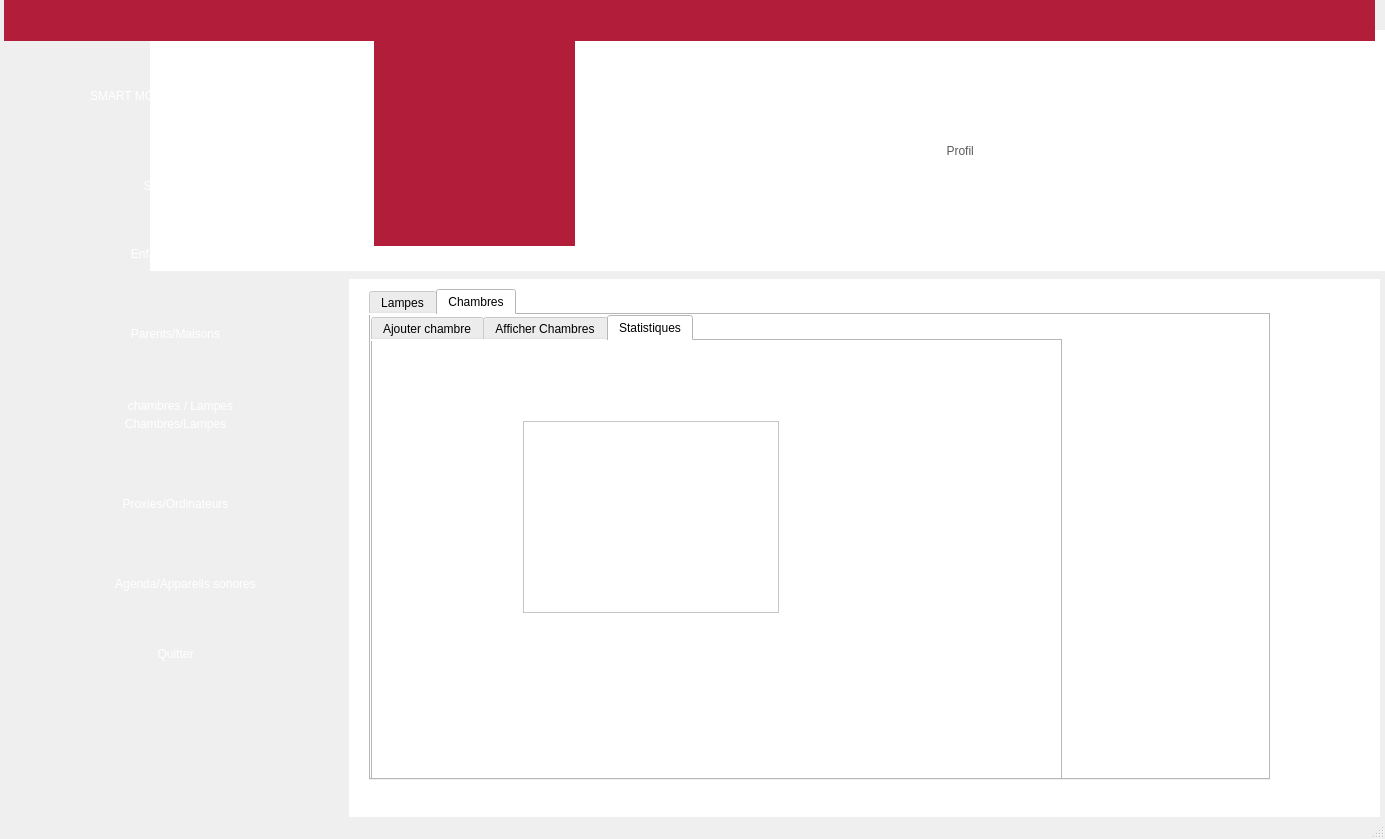
<?xml version="1.0" encoding="UTF-8"?>
<ui version="4.0">
 <class>MainWindow</class>
 <widget class="QMainWindow" name="MainWindow">
  <property name="geometry">
   <rect>
    <x>0</x>
    <y>0</y>
    <width>1385</width>
    <height>839</height>
   </rect>
  </property>
  <property name="windowTitle">
   <string>MainWindow</string>
  </property>
  <property name="styleSheet">
   <string notr="true"/>
  </property>
  <widget class="QWidget" name="centralwidget">
   <widget class="QLabel" name="label_7">
    <property name="geometry">
     <rect>
      <x>90</x>
      <y>70</y>
      <width>151</width>
      <height>51</height>
     </rect>
    </property>
    <property name="styleSheet">
     <string notr="true">font: 11pt &quot;Impact&quot;;
color: rgb(255, 255, 255);</string>
    </property>
    <property name="text">
     <string>SMART MONITORING</string>
    </property>
   </widget>
   <widget class="QPushButton" name="pushButton_10">
    <property name="geometry">
     <rect>
      <x>90</x>
      <y>410</y>
      <width>171</width>
      <height>28</height>
     </rect>
    </property>
    <property name="styleSheet">
     <string notr="true">QPushButton{
    color:white;
	font: 75 10pt &quot;Source Code Pro&quot;;
	font: 87 8pt &quot;Nexa Rust Sans Black 01&quot;;
    background-color:rgb(39, 39,39);
background: transparent;
border-radius:10px;
}
QPushButton:hover
{
color:white;

background:#b20837;
border-radius:10px;
}

QPushButton:focus
{
color:white;

background:#b20837;
border-radius:10px;
}</string>
    </property>
    <property name="text">
     <string>Chambres/Lampes</string>
    </property>
   </widget>
   <widget class="QPushButton" name="pushButton_11">
    <property name="geometry">
     <rect>
      <x>100</x>
      <y>570</y>
      <width>171</width>
      <height>28</height>
     </rect>
    </property>
    <property name="styleSheet">
     <string notr="true">QPushButton{
    color:white;
	font: 75 10pt &quot;Source Code Pro&quot;;
	font: 87 8pt &quot;Nexa Rust Sans Black 01&quot;;
    background-color:rgb(39, 39,39);
background: transparent;
border-radius:10px;
}
QPushButton:hover
{
color:white;

background:#b20837;
border-radius:10px;
}

QPushButton:focus
{
color:white;

background:#b20837;
border-radius:10px;
}</string>
    </property>
    <property name="text">
     <string>Agenda/Appareils sonores</string>
    </property>
   </widget>
   <widget class="QLabel" name="label_5">
    <property name="geometry">
     <rect>
      <x>150</x>
      <y>30</y>
      <width>1401</width>
      <height>241</height>
     </rect>
    </property>
    <property name="styleSheet">
     <string notr="true">background-color: rgb(255, 255, 255);</string>
    </property>
    <property name="text">
     <string/>
    </property>
   </widget>
   <widget class="QLabel" name="label_8">
    <property name="geometry">
     <rect>
      <x>270</x>
      <y>65</y>
      <width>55</width>
      <height>51</height>
     </rect>
    </property>
    <property name="styleSheet">
     <string notr="true">border-image: url(:/new/prefix1/img/154067405_1632533030284127_9027939143200895570_n.png);</string>
    </property>
    <property name="text">
     <string/>
    </property>
   </widget>
   <widget class="QPushButton" name="pushButton_12">
    <property name="geometry">
     <rect>
      <x>90</x>
      <y>320</y>
      <width>171</width>
      <height>28</height>
     </rect>
    </property>
    <property name="styleSheet">
     <string notr="true">QPushButton{
    color:white;
	font: 75 10pt &quot;Source Code Pro&quot;;
	font: 87 8pt &quot;Nexa Rust Sans Black 01&quot;;
    background-color:rgb(39, 39,39);
background: transparent;
border-radius:10px;
}
QPushButton:hover
{
color:white;

background:#b20837;
border-radius:10px;
}

QPushButton:focus
{
color:white;

background:#b20837;
border-radius:10px;
}</string>
    </property>
    <property name="text">
     <string>Parents/Maisons</string>
    </property>
   </widget>
   <widget class="QPushButton" name="pushButton_13">
    <property name="geometry">
     <rect>
      <x>90</x>
      <y>240</y>
      <width>171</width>
      <height>28</height>
     </rect>
    </property>
    <property name="styleSheet">
     <string notr="true">QPushButton{
    color:white;
	font: 75 10pt &quot;Source Code Pro&quot;;
	font: 87 8pt &quot;Nexa Rust Sans Black 01&quot;;
    background-color:rgb(39, 39,39);
background: transparent;
border-radius:10px;
}
QPushButton:hover
{
color:white;

background:#b20837;
border-radius:10px;
}

QPushButton:focus
{
color:white;

background:#b20837;
border-radius:10px;
}</string>
    </property>
    <property name="text">
     <string>Enfants/Gadgets</string>
    </property>
   </widget>
   <widget class="QLabel" name="label_9">
    <property name="geometry">
     <rect>
      <x>4</x>
      <y>0</y>
      <width>1371</width>
      <height>41</height>
     </rect>
    </property>
    <property name="styleSheet">
     <string notr="true">background-color: rgb(178, 30, 58);</string>
    </property>
    <property name="text">
     <string/>
    </property>
   </widget>
   <widget class="QPushButton" name="btn_superviseur">
    <property name="geometry">
     <rect>
      <x>50</x>
      <y>170</y>
      <width>251</width>
      <height>31</height>
     </rect>
    </property>
    <property name="styleSheet">
     <string notr="true">
QPushButton{
    color:white;
	font: 75 10pt &quot;Source Code Pro&quot;;
	font: 87 8pt &quot;Nexa Rust Sans Black 01&quot;;
    background-color:rgb(39, 39,39);
background: transparent;
border-radius:10px;
}
QPushButton:hover
{
color:white;

background:#b20837;
border-radius:10px;
}

QPushButton:focus
{
color:white;

background:#b20837;
border-radius:10px;
}
</string>
    </property>
    <property name="text">
     <string>Superviseur</string>
    </property>
   </widget>
   <widget class="QPushButton" name="pushButton_14">
    <property name="geometry">
     <rect>
      <x>110</x>
      <y>640</y>
      <width>131</width>
      <height>28</height>
     </rect>
    </property>
    <property name="styleSheet">
     <string notr="true">QPushButton{
    color:white;
	font: 75 10pt &quot;Source Code Pro&quot;;
	font: 87 8pt &quot;Nexa Rust Sans Black 01&quot;;
    background-color:rgb(39, 39,39);
background: transparent;
border-radius:10px;
}
QPushButton:hover
{
color:white;

background:#b20837;
border-radius:10px;
}

QPushButton:focus
{
color:white;

background:#b20837;
border-radius:10px;
}</string>
    </property>
    <property name="text">
     <string>Quitter</string>
    </property>
   </widget>
   <widget class="QPushButton" name="pushButton_15">
    <property name="geometry">
     <rect>
      <x>90</x>
      <y>490</y>
      <width>171</width>
      <height>28</height>
     </rect>
    </property>
    <property name="styleSheet">
     <string notr="true">QPushButton{
    color:white;
	font: 75 10pt &quot;Source Code Pro&quot;;
	font: 87 8pt &quot;Nexa Rust Sans Black 01&quot;;
    background-color:rgb(39, 39,39);
background: transparent;
border-radius:10px;
}
QPushButton:hover
{
color:white;

background:#b20837;
border-radius:10px;
}

QPushButton:focus
{
color:white;

background:#b20837;
border-radius:10px;
}</string>
    </property>
    <property name="text">
     <string>Proxies/Ordinateurs</string>
    </property>
   </widget>
   <widget class="QLabel" name="label_10">
    <property name="geometry">
     <rect>
      <x>374</x>
      <y>5</y>
      <width>201</width>
      <height>241</height>
     </rect>
    </property>
    <property name="styleSheet">
     <string notr="true">background-color: rgb(178, 30, 58);</string>
    </property>
    <property name="text">
     <string/>
    </property>
   </widget>
   <widget class="QStackedWidget" name="stackedWidget_2">
    <property name="geometry">
     <rect>
      <x>349</x>
      <y>279</y>
      <width>1031</width>
      <height>551</height>
     </rect>
    </property>
    <property name="styleSheet">
     <string notr="true">background-color: rgb(255, 255, 255);
</string>
    </property>
    <property name="currentIndex">
     <number>1</number>
    </property>
    <widget class="QWidget" name="page_5">
     <widget class="QGroupBox" name="groupBox_4">
      <property name="geometry">
       <rect>
        <x>0</x>
        <y>20</y>
        <width>1031</width>
        <height>481</height>
       </rect>
      </property>
      <property name="styleSheet">
       <string notr="true">background-color: rgb(240, 240, 240);</string>
      </property>
      <property name="title">
       <string/>
      </property>
      <widget class="QLabel" name="label_19">
       <property name="geometry">
        <rect>
         <x>30</x>
         <y>20</y>
         <width>101</width>
         <height>20</height>
        </rect>
       </property>
       <property name="styleSheet">
        <string notr="true">font: 87 10pt &quot;Nexa Rust Sans Black 01&quot;;</string>
       </property>
       <property name="text">
        <string>Mon Profil:</string>
       </property>
      </widget>
      <widget class="QLabel" name="label_20">
       <property name="geometry">
        <rect>
         <x>30</x>
         <y>110</y>
         <width>55</width>
         <height>16</height>
        </rect>
       </property>
       <property name="styleSheet">
        <string notr="true">font: 10pt &quot;MS Shell Dlg 2&quot;;</string>
       </property>
       <property name="text">
        <string>Nom:</string>
       </property>
      </widget>
      <widget class="QLineEdit" name="lineEdit_9">
       <property name="geometry">
        <rect>
         <x>20</x>
         <y>160</y>
         <width>201</width>
         <height>31</height>
        </rect>
       </property>
      </widget>
      <widget class="QLabel" name="label_21">
       <property name="geometry">
        <rect>
         <x>30</x>
         <y>230</y>
         <width>71</width>
         <height>16</height>
        </rect>
       </property>
       <property name="styleSheet">
        <string notr="true">font: 10pt &quot;MS Shell Dlg 2&quot;;</string>
       </property>
       <property name="text">
        <string>Prénom:</string>
       </property>
      </widget>
      <widget class="QLineEdit" name="lineEdit_10">
       <property name="geometry">
        <rect>
         <x>20</x>
         <y>280</y>
         <width>201</width>
         <height>31</height>
        </rect>
       </property>
      </widget>
      <widget class="QLabel" name="label_22">
       <property name="geometry">
        <rect>
         <x>330</x>
         <y>110</y>
         <width>55</width>
         <height>16</height>
        </rect>
       </property>
       <property name="styleSheet">
        <string notr="true">font: 10pt &quot;MS Shell Dlg 2&quot;;</string>
       </property>
       <property name="text">
        <string>Sexe:</string>
       </property>
      </widget>
      <widget class="QLabel" name="label_23">
       <property name="geometry">
        <rect>
         <x>340</x>
         <y>230</y>
         <width>55</width>
         <height>21</height>
        </rect>
       </property>
       <property name="styleSheet">
        <string notr="true">font: 10pt &quot;MS Shell Dlg 2&quot;;</string>
       </property>
       <property name="text">
        <string>Age:</string>
       </property>
      </widget>
      <widget class="QLineEdit" name="lineEdit_11">
       <property name="geometry">
        <rect>
         <x>320</x>
         <y>160</y>
         <width>201</width>
         <height>31</height>
        </rect>
       </property>
      </widget>
      <widget class="QLineEdit" name="lineEdit_12">
       <property name="geometry">
        <rect>
         <x>330</x>
         <y>280</y>
         <width>201</width>
         <height>31</height>
        </rect>
       </property>
      </widget>
      <widget class="QLabel" name="label_24">
       <property name="geometry">
        <rect>
         <x>630</x>
         <y>110</y>
         <width>111</width>
         <height>16</height>
        </rect>
       </property>
       <property name="styleSheet">
        <string notr="true">font: 10pt &quot;MS Shell Dlg 2&quot;;</string>
       </property>
       <property name="text">
        <string>Adresse mail:</string>
       </property>
      </widget>
      <widget class="QLabel" name="label_25">
       <property name="geometry">
        <rect>
         <x>630</x>
         <y>230</y>
         <width>111</width>
         <height>16</height>
        </rect>
       </property>
       <property name="styleSheet">
        <string notr="true">font: 10pt &quot;MS Shell Dlg 2&quot;;</string>
       </property>
       <property name="text">
        <string>Mot de passe:</string>
       </property>
      </widget>
      <widget class="QLineEdit" name="lineEdit_13">
       <property name="geometry">
        <rect>
         <x>610</x>
         <y>160</y>
         <width>201</width>
         <height>31</height>
        </rect>
       </property>
      </widget>
      <widget class="QLineEdit" name="lineEdit_14">
       <property name="geometry">
        <rect>
         <x>620</x>
         <y>280</y>
         <width>201</width>
         <height>31</height>
        </rect>
       </property>
      </widget>
      <widget class="QPushButton" name="pushButton_17">
       <property name="geometry">
        <rect>
         <x>910</x>
         <y>387</y>
         <width>93</width>
         <height>41</height>
        </rect>
       </property>
       <property name="styleSheet">
        <string notr="true">QPushButton{
    color:white;
	font: 75 10pt &quot;Source Code Pro&quot;;
	font: 87 8pt &quot;Nexa Rust Sans Black 01&quot;;
    background-color:rgb(39, 39,39);
background: rgb(51, 50, 50);
border-radius:10px;
}
QPushButton:hover
{
color:white;

background:#b20837;
border-radius:10px;
}</string>
       </property>
       <property name="text">
        <string>Sauvegarder</string>
       </property>
      </widget>
     </widget>
    </widget>
    <widget class="QWidget" name="page_6">
     <widget class="QStackedWidget" name="stackedWidget_3">
      <property name="geometry">
       <rect>
        <x>150</x>
        <y>-30</y>
        <width>711</width>
        <height>371</height>
       </rect>
      </property>
      <property name="currentIndex">
       <number>1</number>
      </property>
      <widget class="QWidget" name="page_9"/>
      <widget class="QWidget" name="page_10"/>
     </widget>
     <widget class="QTabWidget" name="tabWidget_2">
      <property name="geometry">
       <rect>
        <x>20</x>
        <y>10</y>
        <width>901</width>
        <height>491</height>
       </rect>
      </property>
      <property name="currentIndex">
       <number>1</number>
      </property>
      <widget class="QWidget" name="tab_3">
       <attribute name="title">
        <string>Lampes</string>
       </attribute>
       <widget class="QTabWidget" name="tabWidget_3">
        <property name="geometry">
         <rect>
          <x>0</x>
          <y>0</y>
          <width>751</width>
          <height>501</height>
         </rect>
        </property>
        <property name="currentIndex">
         <number>0</number>
        </property>
        <widget class="QWidget" name="tab_6">
         <attribute name="title">
          <string>Ajouter lampe</string>
         </attribute>
         <widget class="QGroupBox" name="groupBox_2">
          <property name="geometry">
           <rect>
            <x>40</x>
            <y>30</y>
            <width>581</width>
            <height>321</height>
           </rect>
          </property>
          <property name="title">
           <string>Ajout:</string>
          </property>
          <widget class="QLabel" name="label_4">
           <property name="geometry">
            <rect>
             <x>30</x>
             <y>60</y>
             <width>55</width>
             <height>16</height>
            </rect>
           </property>
           <property name="text">
            <string>ID:</string>
           </property>
          </widget>
          <widget class="QLabel" name="label_6">
           <property name="geometry">
            <rect>
             <x>30</x>
             <y>110</y>
             <width>55</width>
             <height>16</height>
            </rect>
           </property>
           <property name="text">
            <string>Etat:</string>
           </property>
          </widget>
          <widget class="QLineEdit" name="line_num_2">
           <property name="geometry">
            <rect>
             <x>130</x>
             <y>60</y>
             <width>113</width>
             <height>22</height>
            </rect>
           </property>
           <property name="text">
            <string>00</string>
           </property>
          </widget>
          <widget class="QPushButton" name="btn_ajout_2">
           <property name="geometry">
            <rect>
             <x>450</x>
             <y>260</y>
             <width>93</width>
             <height>28</height>
            </rect>
           </property>
           <property name="text">
            <string>Ajouter</string>
           </property>
          </widget>
          <widget class="QPushButton" name="pushButton_5">
           <property name="geometry">
            <rect>
             <x>450</x>
             <y>220</y>
             <width>93</width>
             <height>28</height>
            </rect>
           </property>
           <property name="text">
            <string>Modifier</string>
           </property>
          </widget>
          <widget class="QComboBox" name="comboBox_3">
           <property name="geometry">
            <rect>
             <x>142</x>
             <y>100</y>
             <width>71</width>
             <height>22</height>
            </rect>
           </property>
           <item>
            <property name="text">
             <string>1</string>
            </property>
           </item>
           <item>
            <property name="text">
             <string>0</string>
            </property>
           </item>
          </widget>
         </widget>
        </widget>
        <widget class="QWidget" name="tab_7">
         <attribute name="title">
          <string>Afficher lampe</string>
         </attribute>
         <widget class="QTableView" name="tab_lampe">
          <property name="geometry">
           <rect>
            <x>100</x>
            <y>110</y>
            <width>451</width>
            <height>311</height>
           </rect>
          </property>
         </widget>
         <widget class="QLineEdit" name="lineEdit_2">
          <property name="geometry">
           <rect>
            <x>100</x>
            <y>70</y>
            <width>113</width>
            <height>22</height>
           </rect>
          </property>
         </widget>
         <widget class="QPushButton" name="pushButton_6">
          <property name="geometry">
           <rect>
            <x>220</x>
            <y>70</y>
            <width>93</width>
            <height>28</height>
           </rect>
          </property>
          <property name="text">
           <string>Rechercher</string>
          </property>
         </widget>
         <widget class="QPushButton" name="pushButton_8">
          <property name="geometry">
           <rect>
            <x>440</x>
            <y>430</y>
            <width>93</width>
            <height>28</height>
           </rect>
          </property>
          <property name="text">
           <string>export PDF</string>
          </property>
         </widget>
         <widget class="QPushButton" name="btn_supp_2">
          <property name="geometry">
           <rect>
            <x>560</x>
            <y>110</y>
            <width>93</width>
            <height>28</height>
           </rect>
          </property>
          <property name="text">
           <string>Supprimer</string>
          </property>
         </widget>
         <widget class="QPushButton" name="pushButton_7">
          <property name="geometry">
           <rect>
            <x>560</x>
            <y>160</y>
            <width>93</width>
            <height>28</height>
           </rect>
          </property>
          <property name="text">
           <string>Modifier</string>
          </property>
         </widget>
        </widget>
        <widget class="QWidget" name="tab_8">
         <attribute name="title">
          <string>Historique</string>
         </attribute>
         <widget class="QTextBrowser" name="textBrowser">
          <property name="geometry">
           <rect>
            <x>140</x>
            <y>60</y>
            <width>361</width>
            <height>291</height>
           </rect>
          </property>
         </widget>
        </widget>
       </widget>
      </widget>
      <widget class="QWidget" name="tab_5">
       <attribute name="title">
        <string>Chambres</string>
       </attribute>
       <widget class="QTabWidget" name="tabWidget">
        <property name="geometry">
         <rect>
          <x>0</x>
          <y>0</y>
          <width>691</width>
          <height>511</height>
         </rect>
        </property>
        <property name="currentIndex">
         <number>2</number>
        </property>
        <widget class="QWidget" name="tab">
         <attribute name="title">
          <string>Ajouter chambre</string>
         </attribute>
         <widget class="QGroupBox" name="groupBox">
          <property name="geometry">
           <rect>
            <x>40</x>
            <y>30</y>
            <width>581</width>
            <height>321</height>
           </rect>
          </property>
          <property name="title">
           <string>Ajout:</string>
          </property>
          <widget class="QLabel" name="label">
           <property name="geometry">
            <rect>
             <x>30</x>
             <y>60</y>
             <width>55</width>
             <height>16</height>
            </rect>
           </property>
           <property name="text">
            <string>Numéro:</string>
           </property>
          </widget>
          <widget class="QLabel" name="label_2">
           <property name="geometry">
            <rect>
             <x>30</x>
             <y>130</y>
             <width>55</width>
             <height>16</height>
            </rect>
           </property>
           <property name="text">
            <string>Eclairage:</string>
           </property>
          </widget>
          <widget class="QLabel" name="label_3">
           <property name="geometry">
            <rect>
             <x>30</x>
             <y>210</y>
             <width>55</width>
             <height>16</height>
            </rect>
           </property>
           <property name="text">
            <string>Etat:</string>
           </property>
          </widget>
          <widget class="QLineEdit" name="line_num">
           <property name="geometry">
            <rect>
             <x>130</x>
             <y>60</y>
             <width>113</width>
             <height>22</height>
            </rect>
           </property>
          </widget>
          <widget class="QLineEdit" name="line_eclair">
           <property name="geometry">
            <rect>
             <x>130</x>
             <y>130</y>
             <width>113</width>
             <height>22</height>
            </rect>
           </property>
          </widget>
          <widget class="QPushButton" name="btn_ajout">
           <property name="geometry">
            <rect>
             <x>450</x>
             <y>260</y>
             <width>93</width>
             <height>28</height>
            </rect>
           </property>
           <property name="text">
            <string>Ajouter</string>
           </property>
          </widget>
          <widget class="QPushButton" name="pushButton">
           <property name="geometry">
            <rect>
             <x>450</x>
             <y>220</y>
             <width>93</width>
             <height>28</height>
            </rect>
           </property>
           <property name="text">
            <string>Modifier</string>
           </property>
          </widget>
          <widget class="QComboBox" name="comboBox_2">
           <property name="geometry">
            <rect>
             <x>140</x>
             <y>200</y>
             <width>73</width>
             <height>22</height>
            </rect>
           </property>
           <item>
            <property name="text">
             <string>1</string>
            </property>
           </item>
           <item>
            <property name="text">
             <string>0</string>
            </property>
           </item>
          </widget>
         </widget>
        </widget>
        <widget class="QWidget" name="tab_2">
         <attribute name="title">
          <string>Afficher Chambres</string>
         </attribute>
         <widget class="QTableView" name="tab_chambre">
          <property name="geometry">
           <rect>
            <x>100</x>
            <y>110</y>
            <width>451</width>
            <height>311</height>
           </rect>
          </property>
         </widget>
         <widget class="QLineEdit" name="lineEdit">
          <property name="geometry">
           <rect>
            <x>100</x>
            <y>70</y>
            <width>113</width>
            <height>22</height>
           </rect>
          </property>
         </widget>
         <widget class="QPushButton" name="pushButton_2">
          <property name="geometry">
           <rect>
            <x>220</x>
            <y>70</y>
            <width>93</width>
            <height>28</height>
           </rect>
          </property>
          <property name="text">
           <string>Rechercher</string>
          </property>
         </widget>
         <widget class="QComboBox" name="comboBox">
          <property name="geometry">
           <rect>
            <x>350</x>
            <y>70</y>
            <width>73</width>
            <height>22</height>
           </rect>
          </property>
          <item>
           <property name="text">
            <string>numero</string>
           </property>
          </item>
          <item>
           <property name="text">
            <string>eclairage</string>
           </property>
          </item>
          <item>
           <property name="text">
            <string>etat</string>
           </property>
          </item>
         </widget>
         <widget class="QPushButton" name="pushButton_3">
          <property name="geometry">
           <rect>
            <x>440</x>
            <y>70</y>
            <width>93</width>
            <height>28</height>
           </rect>
          </property>
          <property name="text">
           <string>Trier</string>
          </property>
         </widget>
         <widget class="QPushButton" name="pushButton_4">
          <property name="geometry">
           <rect>
            <x>440</x>
            <y>430</y>
            <width>93</width>
            <height>28</height>
           </rect>
          </property>
          <property name="text">
           <string>export PDF</string>
          </property>
         </widget>
         <widget class="QPushButton" name="btn_supp">
          <property name="geometry">
           <rect>
            <x>560</x>
            <y>110</y>
            <width>93</width>
            <height>28</height>
           </rect>
          </property>
          <property name="text">
           <string>Supprimer</string>
          </property>
         </widget>
         <widget class="QPushButton" name="pushButton_9">
          <property name="geometry">
           <rect>
            <x>300</x>
            <y>430</y>
            <width>93</width>
            <height>28</height>
           </rect>
          </property>
          <property name="text">
           <string>Excel</string>
          </property>
         </widget>
        </widget>
        <widget class="QWidget" name="tab_4">
         <attribute name="title">
          <string>Statistiques</string>
         </attribute>
         <widget class="QTableView" name="tableView">
          <property name="geometry">
           <rect>
            <x>150</x>
            <y>80</y>
            <width>256</width>
            <height>192</height>
           </rect>
          </property>
         </widget>
        </widget>
       </widget>
      </widget>
     </widget>
    </widget>
   </widget>
   <widget class="QStackedWidget" name="stackedWidget">
    <property name="geometry">
     <rect>
      <x>780</x>
      <y>70</y>
      <width>481</width>
      <height>171</height>
     </rect>
    </property>
    <property name="currentIndex">
     <number>0</number>
    </property>
    <widget class="QWidget" name="page_7">
     <widget class="QLabel" name="label_26">
      <property name="geometry">
       <rect>
        <x>100</x>
        <y>40</y>
        <width>301</width>
        <height>81</height>
       </rect>
      </property>
      <property name="styleSheet">
       <string notr="true">color: rgb(91, 90, 91);
font: 18pt &quot;PRIMETIME&quot;;
</string>
      </property>
      <property name="text">
       <string>                    Profil</string>
      </property>
     </widget>
    </widget>
    <widget class="QWidget" name="page_8"/>
   </widget>
   <widget class="QLabel" name="label_27">
    <property name="geometry">
     <rect>
      <x>0</x>
      <y>0</y>
      <width>341</width>
      <height>781</height>
     </rect>
    </property>
    <property name="styleSheet">
     <string notr="true">background-color: rgb(51, 50, 50);
QPushButton{
    color:white;
	font: 75 10pt &quot;Source Code Pro&quot;;
	font: 87 8pt &quot;Nexa Rust Sans Black 01&quot;;
    background-color:rgb(39, 39,39);
background: transparent;
border-radius:10px;
}
QPushButton:hover
{
color:white;

background:#b20837;
border-radius:10px;
}

QPushButton:focus
{
color:white;

background:#b20837;
border-radius:10px;
}</string>
    </property>
    <property name="text">
     <string/>
    </property>
   </widget>
   <widget class="QPushButton" name="pushButton_18">
    <property name="geometry">
     <rect>
      <x>120</x>
      <y>390</y>
      <width>121</width>
      <height>31</height>
     </rect>
    </property>
    <property name="styleSheet">
     <string notr="true">QPushButton{
    color:white;
	font: 75 10pt &quot;Source Code Pro&quot;;
	font: 87 8pt &quot;Nexa Rust Sans Black 01&quot;;
    background-color:rgb(39, 39,39);
background: transparent;
border-radius:10px;
}
QPushButton:hover
{
color:white;

background:#b20837;
border-radius:10px;
}

QPushButton:focus
{
color:white;

background:#b20837;
border-radius:10px;
}</string>
    </property>
    <property name="text">
     <string>chambres / Lampes</string>
    </property>
   </widget>
  </widget>
  <widget class="QMenuBar" name="menubar">
   <property name="geometry">
    <rect>
     <x>0</x>
     <y>0</y>
     <width>1385</width>
     <height>26</height>
    </rect>
   </property>
  </widget>
  <widget class="QStatusBar" name="statusbar"/>
 </widget>
 <resources/>
 <connections/>
</ui>
